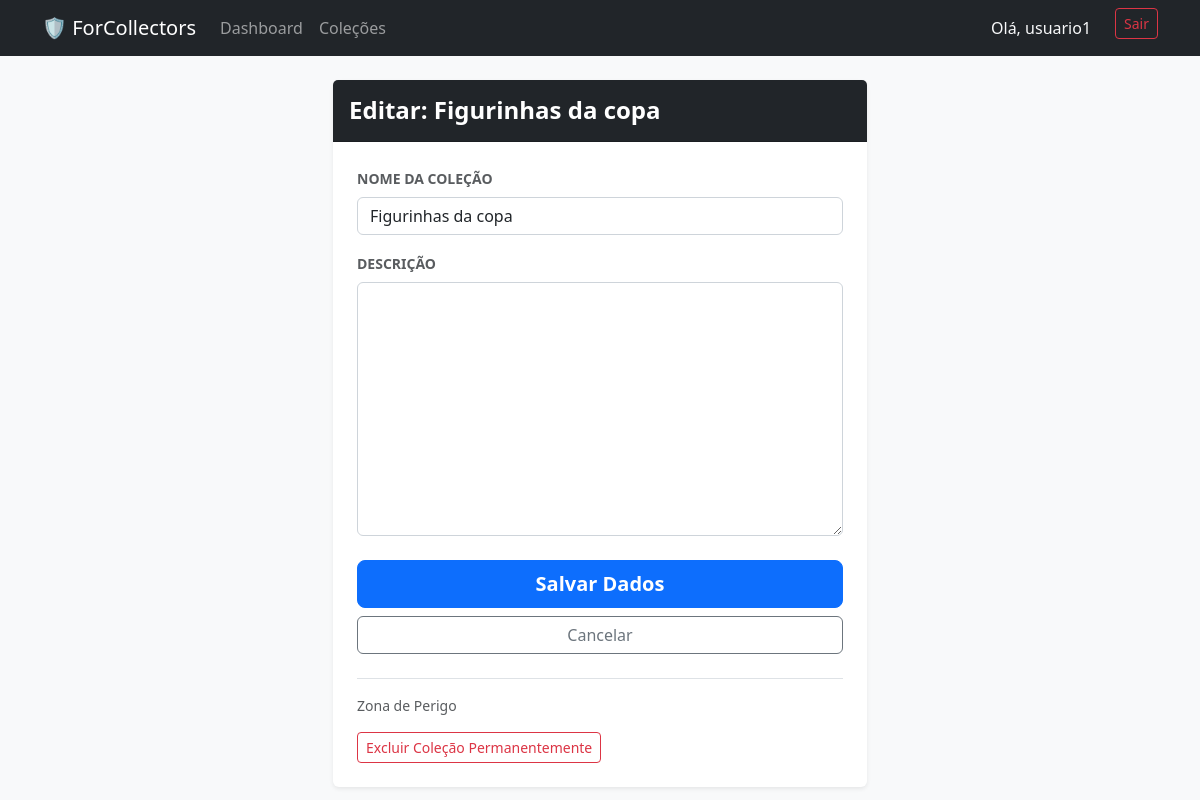
Before: /collection/2/edit/ (signed in) with the older database file.
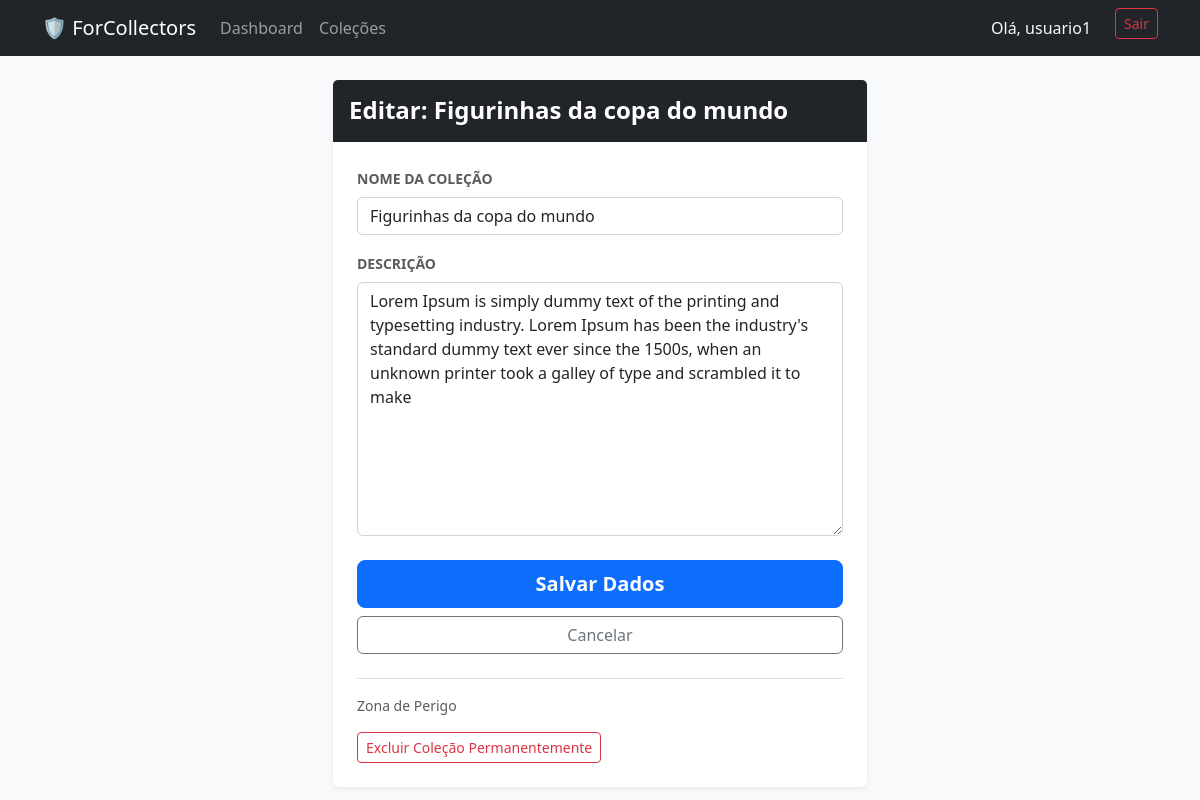
After: the same page with the newer database file.
### albums/models.py (models this page shows, shortened)
class Collection(models.Model):
    name = models.CharField(max_length=100, verbose_name="Nome da Coleção")
    description = models.TextField(blank=True, null=True, verbose_name="Descrição")
    owner = models.ForeignKey(User, on_delete=models.CASCADE, related_name='collections')
    created_at = models.DateTimeField(auto_now_add=True)

### albums/views.py (the view)
# urls.py: path('collection/<int:pk>/edit/', views.collection_update, name='collection_update'),
@login_required
def collection_update(request, pk):
    collection = get_object_or_404(Collection, pk=pk, owner=request.user)
    if request.method == 'POST':
        form = CollectionForm(request.POST, instance=collection)
        if form.is_valid():
            form.save()
            messages.success(request, f"Coleção '{collection.name}' atualizada!")
            return redirect('album_list')
    else:
        form = CollectionForm(instance=collection)
    return render(request, 'albums/collection_form.html', {'form': form})

### albums/forms.py
class CollectionForm(forms.ModelForm):
    class Meta:
        model = Collection
        fields = ['name', 'description']

### albums/templates/albums/collection_form.html (shortened to what this page needs)
{% extends 'base.html' %}
{% block content %}
<div class="container mt-4">
    <div class="row justify-content-center">
        <div class="col-md-8 col-lg-6">
            <div class="card shadow-sm border-0">
                <div class="card-header bg-dark text-white py-3">
                    <h4 class="mb-0 fw-bold">
                        {% if form.instance.pk %}
                             Editar: {{ form.instance.title|default:form.instance.name }}
                        {% else %}
                            <i class="bi bi-plus-circle"></i> Adicionar Novo
                        {% endif %}
                    </h4>
                </div>
                <div class="card-body p-4">
                    <form method="POST" enctype="multipart/form-data" novalidate>
                        {% for field in form %}
                            <div class="mb-3">
                                <label for="{{ field.id_for_label }}" class="form-label fw-bold small text-uppercase text-muted">
                                    {{ field.label }}
                                </label>
                                <div class="input-group">
                                    {{ field }}
                                </div>
                            </div>
                        {% endfor %}
                        <div class="d-grid gap-2 mt-4">
                            <button type="submit" class="btn btn-primary btn-lg fw-bold">Salvar Dados</button>
                            <a href="javascript:history.back()" class="btn btn-outline-secondary">Cancelar</a>
                        </div>
                        {% if form.instance.pk %}
                            <div class="mt-4 border-top pt-3">
                                <p class="text-muted small">Zona de Perigo</p>
                                <a href="{% url 'collection_delete' form.instance.pk %}" class="btn btn-outline-danger btn-sm">
                                    Excluir Coleção Permanentemente
                                </a>
                            </div>
                        {% endif %}
                    </form>
                </div>
            </div>
        </div>
    </div>
</div>
{% endblock %}

Changed rows visible on the page:
changed Collection: instance "Figurinhas da copa" → "Figurinhas da copa do mundo"; name "Figurinhas da copa" → "Figurinhas da copa do mundo"; description (not shown) → "Lorem Ipsum is simply dummy text of the printing and typesetting industry. Lorem Ipsum has been the industry's standard dummy text ever since the 1500s, when an unknown printer took a galley of type and scrambled it to make"
